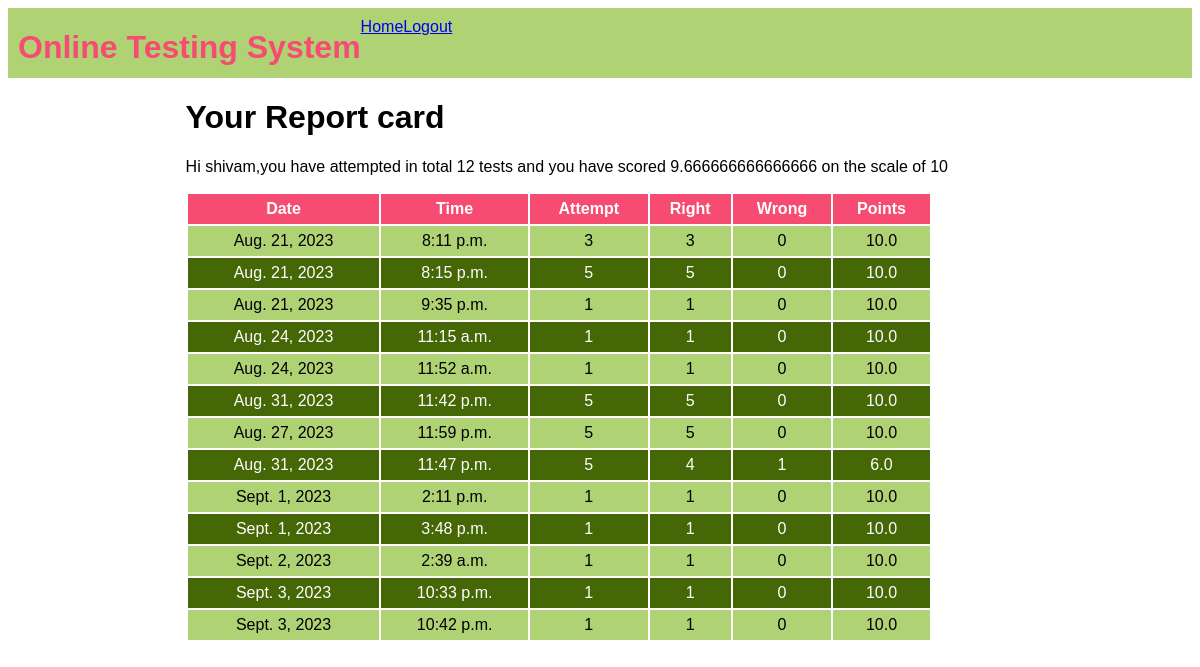
Page /ots/test-history (signed in) on the earlier database version.
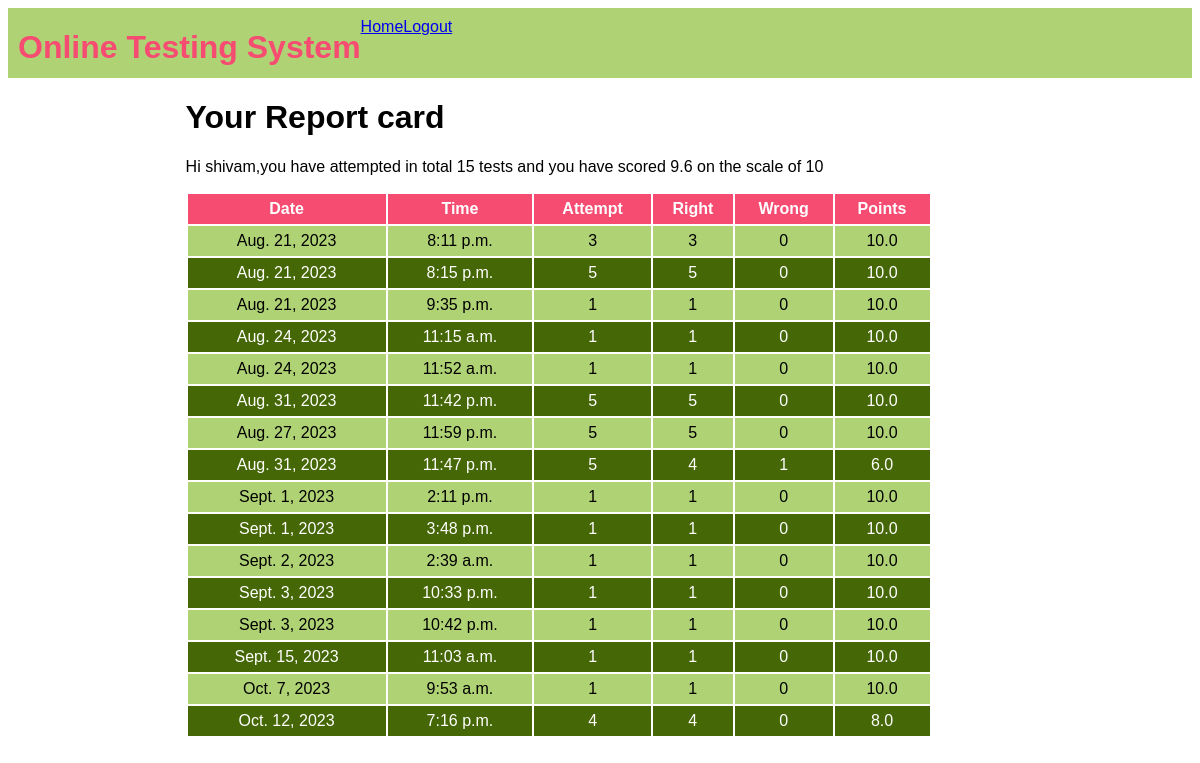
Same page on the later database version.
### ots/models.py (models this page shows, shortened)
class Candidate(models.Model):
    username=models.CharField(primary_key=True,max_length=20)
    password=models.CharField(null=False,max_length=20)
    name=models.CharField(null=False,max_length=30)
    test_attempted=models.IntegerField(default=0)
    points=models.FloatField(default=0.0)
    phone_number=models.IntegerField(default=0)

class Result(models.Model):
    resultid=models.BigAutoField(primary_key=True,auto_created=True)
    username=models.ForeignKey(Candidate,on_delete=models.CASCADE)
    date=models.DateField(auto_now=True)
    time=models.TimeField(auto_now=True)
    attempt=models.IntegerField()
    right=models.IntegerField()
    wrong=models.IntegerField()
    points=models.FloatField()

### ots/views.py (the view)
# urls.py: path('test-history',testResultHistory,name='testHistory'),
def testResultHistory(request):
    if 'name' not in request.session.keys():
        res=HttpResponseRedirect("login")
    candidate=Candidate.objects.filter(username=request.session['username'])
    results=Result.objects.filter(username_id=candidate[0].username)
    context={'candidate':candidate[0],'results':results}
    res=render(request,'candidate_history.html',context)
    return res

### ots/templates/candidate_history.html (shortened to what this page needs)
{% extends 'main.html' %}
{% block top %}
<a href="{% url 'ots:home' %}">Home</a>
<a href="{% url 'ots:logout' %}">Logout</a>
{% endblock top %}
{% block content %}
<h1>Your Report card</h1>
<p>Hi {{candidate.name}},you have attempted in total {{ candidate.test_attempted}} tests and you have scored {{ candidate.points }} on the scale of 10</p>
<table>
    <tr>
        <th>Date</th>
        <th>Time</th>
        <th>Attempt</th>
        <th>Right</th>
        <th>Wrong</th>
        <th>Points</th>
   </tr>
   {% for r in results%}
   <tr>
        <td>{{r.date}}</td>
        <td>{{r.time}}</td>
        <td>{{r.attempt}}</td>
        <td>{{r.right}}</td>
        <td>{{r.wrong}}</td>
        <td>{{r.points}}</td>
   </tr>
   {% endfor %}
</table>
{% endblock %}

### ots/templates/main.html (shortened to what this page needs)
<!DOCTYPE html>
{% load static%}
<html lang="en">
<head>
    <link rel="stylesheet" href="{%static 'theme11.css'%}">
    <link rel="stylesheet" href="{%static 'formstyle.css'%}">
    <link rel="stylesheet" href="{%static 'buttonstyle.css'%}">
    <link rel="stylesheet" href="https://cdnjs.cloudflare.com/ajax/libs/font-awesome/6.4.2/css/all.min.css" />
</head>
<body>
    <div class="top">
        <div class="sitename"><h1>Online Testing System</h1></div>
            {% block top%}{% endblock%}
        </div>
    <div class="content">
        {% block content%}{% endblock%}
    </div>
</body>
</html>

### ots/static/theme11.css (style rules this page uses)
* { font-family:'Gill Sans', 'Gill Sans MT', Calibri, 'Trebuchet MS', sans-serif; }
.top { height:50px; background-color:#AFD275; margin-bottom:20px; padding:10px; display: flex; }
.top div.sitename { display:inline-block; color:#F64C72; position:relative; top:-10px; }
.content { width:70%; margin-left:auto; margin-right:auto; }
table { width:90%; }
table tr:nth-child(odd) { background-color:#456705; color:white; height:30px; }
table tr:nth-child(even) { background-color:#AFD275; height:30px; }
table tr:first-child { background-color:#F64C72; }
table td { text-align:center; }

Differences in the rows shown:
changed Candidate "shivam": test_attempted "12" → "15"; points "9.666666666666666" → "9.6"
added Result: date "Sept. 15, 2023", time "11:03 a.m.", attempt "1", right "1", wrong "0", points "10.0"
added Result: date "Oct. 7, 2023", time "9:53 a.m.", attempt "1", right "1", wrong "0", points "10.0"
added Result: date "Oct. 12, 2023", time "7:16 p.m.", attempt "4", right "4", wrong "0", points "8.0"
